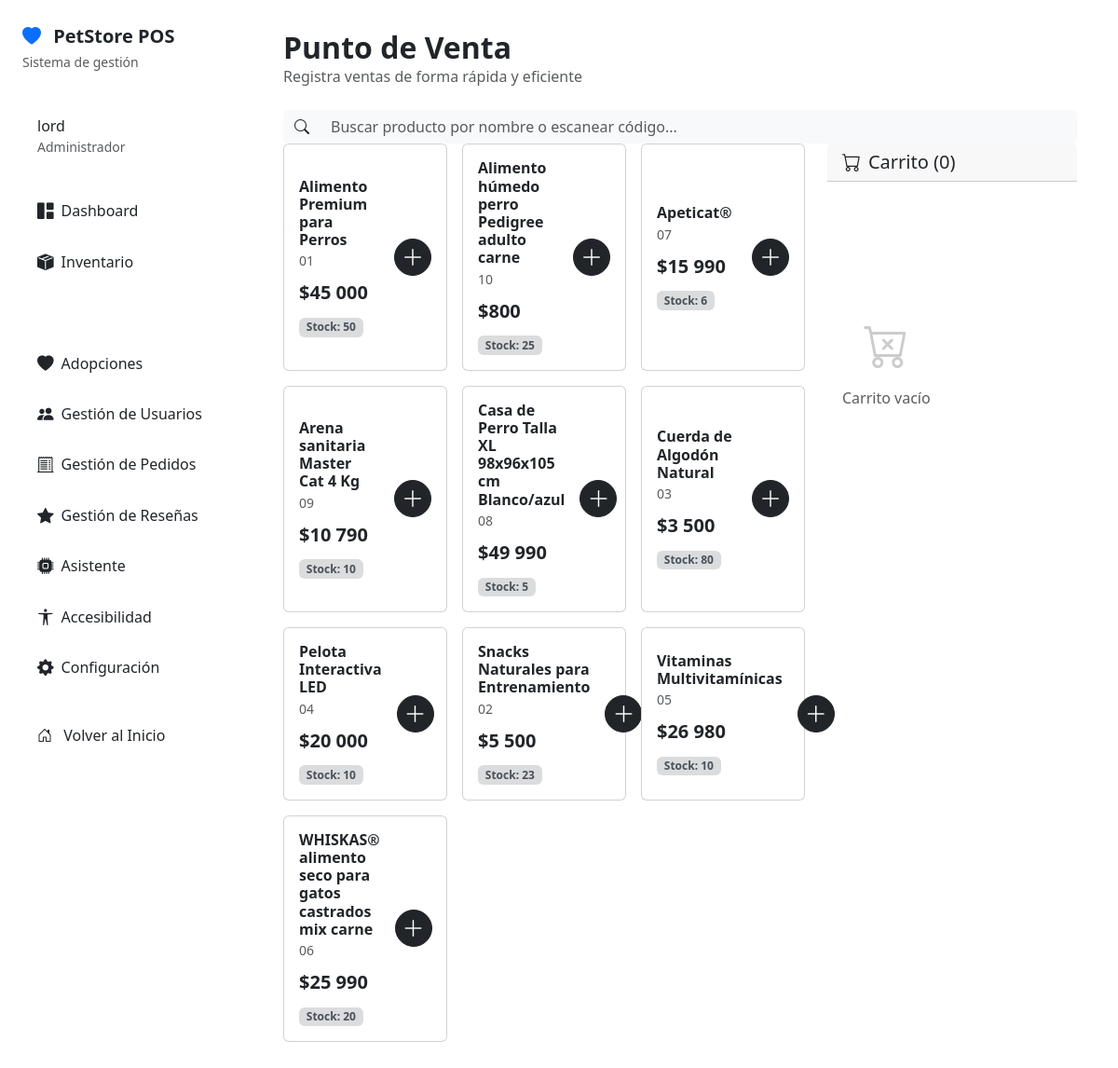
The page /es/dashboard/pos/ (signed in) on the database its author committed.
### catalog/models.py (models this page shows, shortened)
class Product(models.Model):
    sku = models.CharField(_("SKU"), max_length=3, unique=True)
    name = models.CharField(_("Nombre"), max_length=120)
    category = models.CharField(_("Categoría"), max_length=8, choices=Category.choices)
    price = models.DecimalField(_("Precio"), max_digits=10, decimal_places=2)
    stock = models.PositiveIntegerField(_("Stock"), default=0)
    description = models.TextField(_("Descripción"), blank=True)
    image = models.ImageField(_("Imagen"), upload_to="products/", blank=True, null=True)
    is_active = models.BooleanField(_("Activo"), default=True)
    created_at = models.DateTimeField(auto_now_add=True)
    class Meta:
        ordering = ["name"]
        verbose_name = _("Producto")
        verbose_name_plural = _("Productos")
        indexes = [
            models.Index(fields=['category', 'is_active']),
            models.Index(fields=['sku']),
        ]

### dashboard/views.py (the view)
class DashboardPOSView(ListView):
    model = Product
    template_name = "dashboard/pos.html"
    context_object_name = "products"
    def get_queryset(self):
        queryset = super().get_queryset().filter(is_active=True, stock__gt=0)
        query = self.request.GET.get('q')
        if query:
            queryset = queryset.filter(
                models.Q(name__icontains=query) |
                models.Q(sku__icontains=query)
            )
        return queryset.order_by('name')
    def get_context_data(self, **kwargs):
        context = super().get_context_data(**kwargs)
        return context

### core/context_processors.py (called while the page is built)
def openai_chatbot(request):
    return {
        'OPENAI_ENABLED': getattr(settings, 'OPENAI_ENABLED', False),
    }

### templates/dashboard/pos.html (shortened to what this page needs)
{% extends "dashboard/base.html" %}
{% load i18n %}
{% load humanize %}
{% block dashboard_head %}
{% load static %}
<link rel="stylesheet" href="{% static 'css/dashboard/pos.css' %}" />
{% endblock %}
{% block dashboard_content %}
    <div class="d-flex justify-content-between align-items-center mb-4">
        <div>
            <h2 class="fw-bold mb-0">{% trans "Punto de Venta" %}</h2>
            <p class="text-muted mb-0">{% trans "Registra ventas de forma rápida y eficiente" %}</p>
        </div>
    </div>
    <div class_ ="card stat-card mb-4">
        <div class="card-body">
            <form method="get">
                <div class="input-group">
                    <span class="input-group-text bg-light border-0"><i class="bi bi-search"></i></span>
                    <input type="text" name="q" class="form-control bg-light border-0" placeholder="{% trans 'Buscar producto por nombre o escanear código...' %}" value="{{ request.GET.q }}">
                </div>
            </form>
        </div>
    </div>
    <div class="row g-4">
        <div class="col-lg-8">
            <div class="row g-3">
                {% for product in products %}
                <div class="col-md-6 col-xl-4">
                    <div class="card pos-product-card h-100">
                        <div class="card-body d-flex align-items-center">
                            <div class="flex-grow-1">
                                <h6 class="fw-bold mb-0 text-dark">{{ product.name }}</h6>
                                <small class="text-muted">{{ product.sku }}</small>
                                <div class="product-price mt-2 mb-2">${{ product.price|floatformat:0|intcomma }}</div>
                                <span class="badge bg-secondary bg-opacity-25 text-dark-emphasis">
                                    {% trans "Stock" %}: {{ product.stock }}
                                </span>
                            </div>
                            <div class="ms-3">
                                <button class="btn btn-dark pos-add-btn d-flex align-items-center justify-content-center">
                                    <i class="bi bi-plus-lg"></i>
                                </button>
                            </div>
                        </div>
                    </div>
                </div>
                {% empty %}
                <div class="col-12">
                    <div class="alert alert-info">
                        {% trans "No se encontraron productos activos o en stock." %}
                    </div>
                </div>
                {% endfor %}
            </div>
        </div>
        <div class="col-lg-4">
            <div class="card stat-card">
                <div class="card-header">
                    <h5 class="card-title mb-0">
                        <i class="bi bi-cart me-2"></i>{% trans "Carrito" %} (0)
                    </h5>
                </div>
                <div class="card-body pos-cart-body">
                    <div class="text-center">
                        <i class="bi bi-cart-x" style="font-size: 3rem; color: #ccc;"></i>
                        <p class="text-muted mt-2">{% trans "Carrito vacío" %}</p>
                    </div>
                </div>
                </div>
        </div>
    </div>
{% endblock %}

### templates/dashboard/base.html (shortened to what this page needs)
{% load static %} {% load i18n %}
<!DOCTYPE html>
<html lang="{{ request.LANGUAGE_CODE }}">
  <head>
    <link
      href="https://cdn.jsdelivr.net/npm/bootstrap@5.3.3/dist/css/bootstrap.min.css"
      rel="stylesheet"
    />
    <link
      href="https://cdn.jsdelivr.net/npm/bootstrap-icons@1.11.3/font/bootstrap-icons.css"
      rel="stylesheet"
    />
    <link rel="stylesheet" href="{% static 'css/dashboard/style.css' %}" />
    {% block dashboard_head %}{% endblock %}
  </head>
  <body class="dashboard-body">
    <nav class="sidebar" id="sidebar">
      <div class="sidebar-header">
        <a class="navbar-brand" href="{% url 'dashboard:index' %}">
          <i class="bi bi-heart-fill me-2 text-primary"></i>
          <span class="fw-bold">PetStore POS</span>
        </a>
        <small class="text-muted">{% trans "Sistema de gestión" %}</small>
      </div>
      <div class="sidebar-user">
        <h6 class="mb-0">
          {{ request.user.first_name|default:request.user.username }}
        </h6>
        <small class="text-muted">{% trans "Administrador" %}</small>
      </div>
      <ul class="nav nav-pills flex-column sidebar-nav">
        <li class="nav-item">
          <a
            class="nav-link {% if request.resolver_match.url_name == 'index' %}active{% endif %}"
            href="{% url 'dashboard:index' %}"
          >
            <i class="bi bi-grid-1x2-fill me-2"></i> {% trans "Dashboard" %}
          </a>
        </li>
        <li class="nav-item">
          <a
            class="nav-link {% if request.resolver_match.url_name == 'inventario' %}active{% endif %}"
            href="{% url 'dashboard:inventario' %}"
          >
            <i class="bi bi-box-seam-fill me-2"></i> {% trans "Inventario" %}
          </a>
        </li>
        <li class="nav-item">
          <a class="nav-link {% if request.resolver_match.url_name == 'pos' %}active{% endif %}" href="{% url 'dashboard:pos' %}">
              <i class="bi bi-cash-stack me-2"></i> {% trans "Punto de Venta" %}
          </a>
      </li>
      <li class="nav-item">
          <a class="nav-link {% if request.resolver_match.url_name == 'adopciones' %}active{% endif %}" href="{% url 'dashboard:adopciones' %}">
              <i class="bi bi-heart-fill me-2"></i> {% trans "Adopciones" %}
          </a>
      </li>
        <li class="nav-item">
          <a class="nav-link {% if request.resolver_match.url_name == 'usuarios' %}active{% endif %}" href="{% url 'dashboard:usuarios' %}">
            <i class="bi bi-people-fill me-2"></i> {% trans "Gestión de Usuarios" %}
          </a>
        </li>
        <li class="nav-item">
          <a class="nav-link {% if request.resolver_match.app_name == 'orders' and request.resolver_match.url_name == 'admin_order_list' %}active{% endif %}" href="{% url 'orders:admin_order_list' %}">
            <i class="bi bi-receipt-cutoff me-2"></i> {% trans "Gestión de Pedidos" %}
          </a>
        </li>
        <li class="nav-item">
          <a class="nav-link {% if request.resolver_match.url_name == 'reviews' %}active{% endif %}" href="{% url 'dashboard:reviews' %}">
            <i class="bi bi-star-fill me-2"></i> {% trans "Gestión de Reseñas" %}
          </a>
        </li>
        <li class="nav-item">
          <a class="nav-link" href="#">
            <i class="bi bi-cpu-fill me-2"></i> {% trans "Asistente" %}
          </a>
        </li>
        <li class="nav-item">
          <a class="nav-link" href="{% url 'accessibility' %}">
            <i class="bi bi-universal-access me-2"></i> {% trans "Accesibilidad" %}
          </a>
        </li>
        <li class="nav-item">
          <a class="nav-link {% if request.resolver_match.url_name == 'configuracion' %}active{% endif %}" href="{% url 'dashboard:configuracion' %}">
            <i class="bi bi-gear-fill me-2"></i> {% trans "Configuración" %}
          </a>
        </li>
      </ul>
      <div class="sidebar-footer">
        <div class="px-3 mb-2">
          <a href="{% url 'home' %}" class="nav-link">
            <i class="bi bi-house-door me-2"></i> {% trans "Volver al Inicio" %}
          </a>
        </div>
      </div>
    </nav>
    <main class="main-content">
      <div class="container-fluid">
        {% block dashboard_content %}{% endblock %}
      </div>
    </main>
  </body>
</html>

### static/css/dashboard/style.css (style rules this page uses)
.dashboard-body { display: flex; background-color: var(--neutral-50); min-height: 100vh; }
.sidebar { width: 260px; height: 100vh; position: fixed; top: 0; left: 0; background-color: #fff; box-shadow: var(--shadow-lg); padding: 1.5rem; display: flex; flex-direction: column; border-right: 1px solid var(--neutral-200); z-index: 1000; overflow-y: auto; transition: transform 0.3s ease; }
.sidebar-header { padding-bottom: 1rem; border-bottom: 1px solid var(--neutral-200); margin-bottom: 1rem; }
.sidebar-header .navbar-brand { font-size: 1.25rem; color: var(--neutral-700); font-weight: 700; }
.sidebar-user { padding: 1rem; background: var(--primary-50); border-radius: var(--border-radius-lg); margin-bottom: 1rem; border: 1px solid var(--primary-100); }
.sidebar-nav { flex-grow: 1; }
.sidebar-nav .nav-item { margin-bottom: 0.25rem; }
.sidebar-nav .nav-link { color: var(--neutral-600); font-weight: 500; display: flex; align-items: center; padding: 0.75rem 1rem; border-radius: var(--border-radius); transition: all 0.3s ease; }
.sidebar-nav .nav-link i { font-size: 1.1rem; margin-right: 0.5rem; color: var(--neutral-500); }
.sidebar-nav .nav-link.active { background: var(--gradient-primary); color: #fff; font-weight: 600; box-shadow: var(--shadow-md); }
.sidebar-nav .nav-link.active i { color: #fff; }
.sidebar-footer { border-top: 1px solid var(--neutral-200); padding-top: 1rem; margin-top: 1rem; }
.sidebar-footer .nav-link { color: var(--neutral-600); font-weight: 500; transition: all 0.3s ease; }
.main-content { margin-left: 260px; flex-grow: 1; padding: 2rem; width: calc(100% - 260px); background: var(--neutral-50); min-height: 100vh; }
.stat-card { border: 1px solid var(--neutral-200); border-radius: var(--border-radius-lg); box-shadow: var(--shadow-md); transition: all 0.3s ease; background: #fff; }
.stat-card .card-body { display: flex; align-items: center; justify-content: space-between; }

### static/css/dashboard/pos.css (style rules this page uses)
.pos-product-card { cursor: pointer; transition: transform 0.1s ease-in-out, box-shadow 0.1s ease-in-out; }
.pos-product-card .card-body { padding: 1rem; }
.pos-product-card .product-price { font-size: 1.25rem; font-weight: 600; color: var(--bs-dark); }
.pos-add-btn { width: 40px; height: 40px; border-radius: 50%; font-size: 1.5rem; line-height: 1; }
.pos-cart-body { min-height: 400px; display: flex; align-items: center; justify-content: center; }

### templates/dashboard/base.html (style rules this page uses)
body { top: 0px !important; position: static !important; }

### rows shown on the page
Product: name "Alimento Premium para Perros", sku "01", price "45 000", stock "50"
Product: name "Alimento húmedo perro Pedigree adulto carne", sku "10", price "800", stock "25"
Product: name "Apeticat®", sku "07", price "15 990", stock "6"
Product: name "Arena sanitaria Master Cat 4 Kg", sku "09", price "10 790", stock "10"
Product: name "Casa de Perro Talla XL 98x96x105 cm Blanco/azul", sku "08", price "49 990", stock "5"
Product: name "Cuerda de Algodón Natural", sku "03", price "3 500", stock "80"
Product: name "Pelota Interactiva LED", sku "04", price "20 000", stock "10"
Product: name "Snacks Naturales para Entrenamiento", sku "02", price "5 500", stock "23"
Product: name "Vitaminas Multivitamínicas", sku "05", price "26 980", stock "10"
Product: name "WHISKAS® alimento seco para gatos castrados mix carne", sku "06", price "25 990", stock "20"

### other values the page prints
{{ request.user.first_name|default:request.user.username }} "lord"
